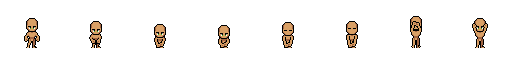
#> input picture pixel-crawler/Pixel Crawler - Free Pack/Entities/Characters/Body_A/Animations/Collect_Base/Collect_Down-Sheet.png, 512 x 64 px; its folder holds only this picture in this run
$ python make_sheets.py
#> lines starting #> are read from the running program, lines starting #| are printed output that depends on the picture
from pathlib import Path
from PIL import Image, ImageDraw
import math

root = Path("pixel-crawler/Pixel Crawler - Free Pack")
out = Path("contact_sheets")
out.mkdir(exist_ok=True)

files = sorted(
    p for p in root.rglob("*.png")
    if p.is_file()
)

print(f"Found {len(files)} PNG files")

batch_size = 48
cell_w, cell_h = 180, 150
cols = 6

for start in range(0, len(files), batch_size):
    batch = files[start:start + batch_size]
    rows = math.ceil(len(batch) / cols)
    sheet = Image.new(
        "RGB", (cols * cell_w, rows * cell_h), "#333333"
    )
#> sheet: PIL image 1080x150 RGB; every value is 51
    draw = ImageDraw.Draw(sheet)

    for i, path in enumerate(batch):
        im = Image.open(path).convert("RGBA")
#> im is the input picture: PIL image 512x64 RGBA; mean R, G, B, A 9.2, 6.7, 4.3, 17.6
        original_size = im.size
#> original_size = (512, 64)
        im.thumbnail((cell_w - 12, 100), Image.Resampling.NEAREST)
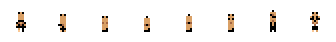
#> im: PIL image 168x21 RGBA (shown 2 times larger); mean R, G, B, A 8.3, 6.1, 3.9, 16; transparent parts drawn white

        x = (i % cols) * cell_w
        y = (i // cols) * cell_h

        draw.rectangle(
            (x + 3, y + 3, x + cell_w - 4, y + 108),
            fill="#555555"
        )
        sheet.paste(
            im,
            (x + (cell_w - im.width) // 2,
             y + 5 + (100 - im.height) // 2),
            im
        )
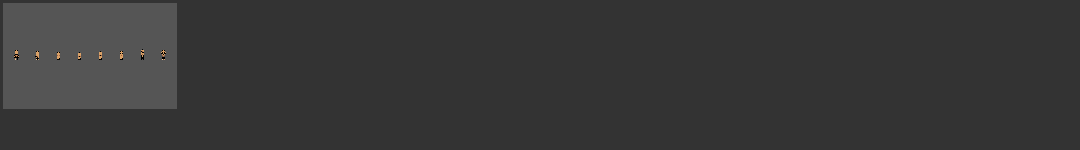
#> sheet: PIL image 1080x150 RGB; mean R, G, B 54.9, 54.9, 54.8

        relative = str(path.relative_to(root))
        label = relative[-42:]
        draw.text((x + 5, y + 111), label, fill="white")
        draw.text(
            (x + 5, y + 130),
            f"{original_size[0]} x {original_size[1]}",
            fill="#cccccc"
        )

    name = f"sheet-{start // batch_size + 1:03}.jpg"
#> name = 'sheet-001.jpg'
    sheet.save(out / name, quality=90)
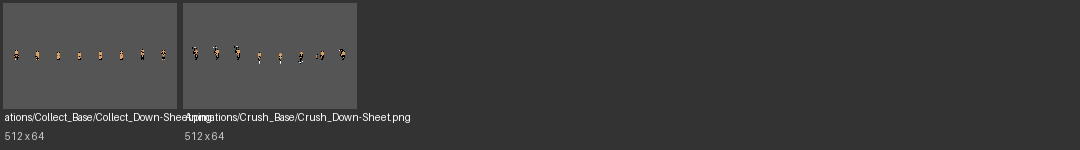
#> saved as sheet-001.jpg: PIL image 1080x150 RGB; mean R, G, B 60.2, 60.1, 60
    print(f"Created {out / name}")
#| Created contact_sheets/sheet-001.jpg

print("Done. Contact sheets are in contact_sheets/")

$ run again, on pixel-crawler/Pixel Crawler - Free Pack/Entities/Characters/Body_A/Animations/Collect_Base/Collect_Side-Sheet.png
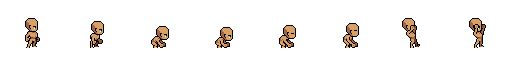
#> input picture pixel-crawler/Pixel Crawler - Free Pack/Entities/Characters/Body_A/Animations/Collect_Base/Collect_Side-Sheet.png, 512 x 64 px
#> im is the input picture: PIL image 512x64 RGBA; mean R, G, B, A 9.3, 6.6, 4.3, 18.1
#> `im.thumbnail((cell_w - 12, 100), Image.Resampling.NEAREST)`:
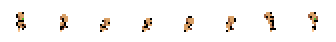
#> im: PIL image 168x21 RGBA (shown 2 times larger); mean R, G, B, A 8.7, 6.3, 4.1, 15.7; transparent parts drawn white
#> name = 'sheet-001.jpg'
#> `sheet.save(out / name, quality=90)`:
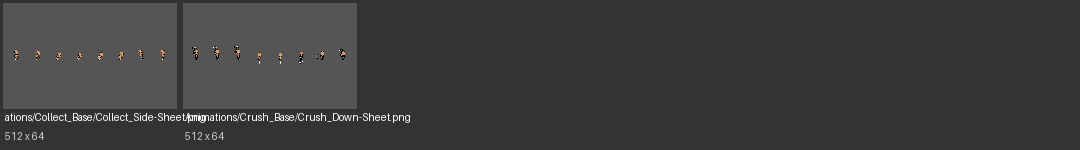
#> saved as sheet-001.jpg: PIL image 1080x150 RGB; mean R, G, B 60.2, 60.1, 60
#| Created contact_sheets/sheet-001.jpg
